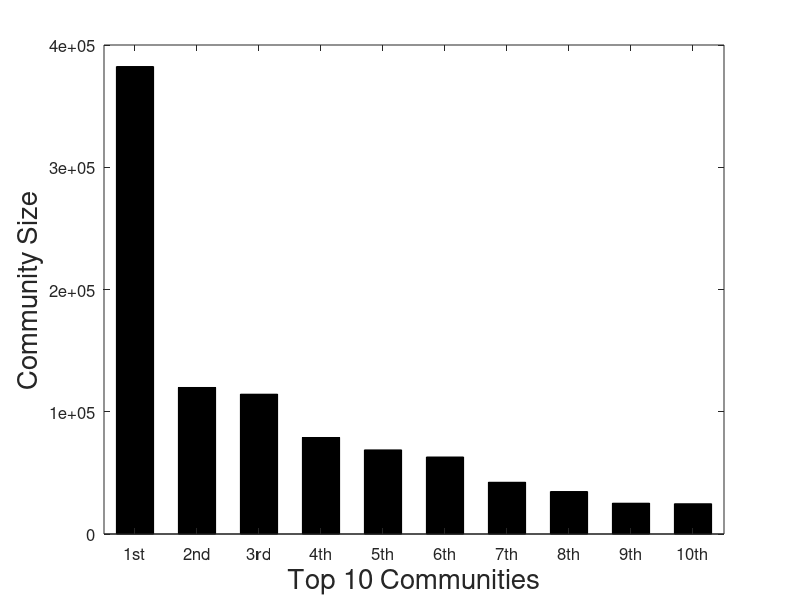

Here is the MATLAB script that generated this plot:
function draw_comm()
    Y = [382397, 119854, 114353, 78939, 68793, 62981, 42316, 34748, 25183, 24754];
    X = {'1st', '2nd', '3rd', '4th', '5th', '6th', '7th', '8th', '9th', '10th'};
    bar(Y, 0.6, 'k');
    xlim([0.5 10.5])
    set(gca, 'xticklabel', X);
    set(gca, 'FontSize', 12);
    xlabel('Top 10 Communities','FontSize',20);
    ylabel('Community Size','FontSize',20);
    title('');
    grid off;
    print('./results/graph/comm.eps', '-depsc')
end